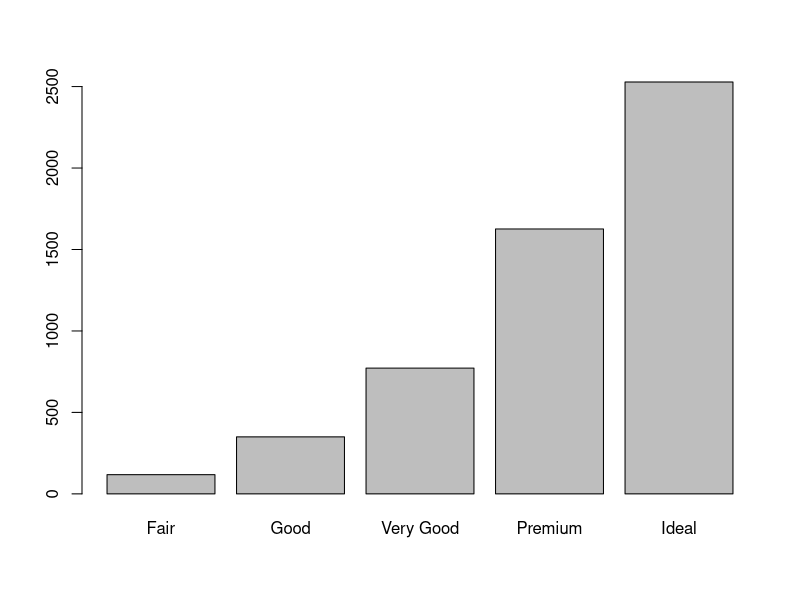

Write the R code that produced this figure.
##because diamonds dataset is in ggplot2 package
library(ggplot2)
##load data
data(diamonds)

##store it as data frame
dia <- data.frame(diamonds)

##create a random number equal 90% of total number of rows
ran <- sample(1:nrow(dia),0.9 * nrow(dia))

##the normalization function is created
nor <-function(x) { (x -min(x))/(max(x)-min(x))   }

##normalization function is created
dia_nor <- as.data.frame(lapply(dia[,c(1,5,6,7,8,9,10)], nor))

##training dataset extracted
dia_train <- dia_nor[ran,]

##test dataset extracted
dia_test <- dia_nor[-ran,]
##the 2nd column of training dataset because that is what we need to predict about testing dataset
##also convert ordered factor to normal factor
dia_target <- as.factor(dia[ran,2])

##the actual values of 2nd couln of testing dataset to compaire it with values that will be predicted
##also convert ordered factor to normal factor
test_target <- as.factor(dia[-ran,2])

##run knn function
library(class)
pr <- knn(dia_train,dia_test,cl=dia_target,k=20)

##create the confucion matrix
tb <- table(pr,test_target)

##check the accuracy
accuracy <- function(x){sum(diag(x)/(sum(rowSums(x)))) * 100}
accuracy(tb)

plot(pr)
